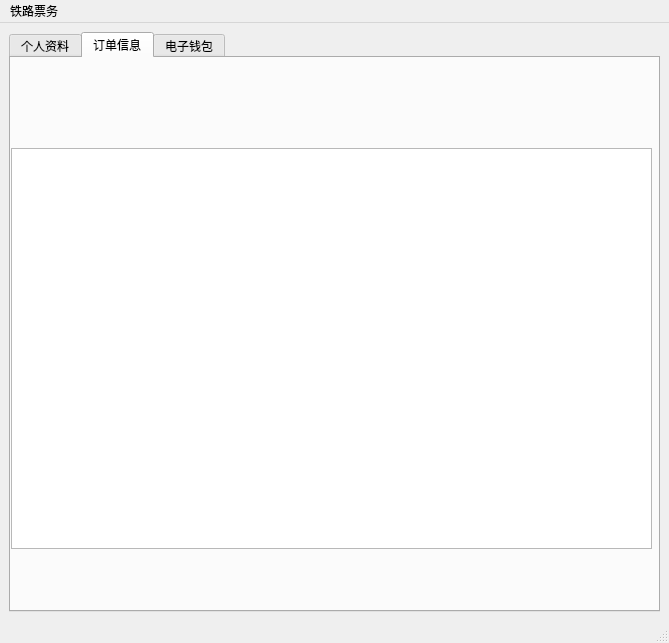
<?xml version="1.0" encoding="UTF-8"?>
<ui version="4.0">
 <class>info</class>
 <widget class="QMainWindow" name="info">
  <property name="geometry">
   <rect>
    <x>0</x>
    <y>0</y>
    <width>669</width>
    <height>643</height>
   </rect>
  </property>
  <property name="windowTitle">
   <string>MainWindow</string>
  </property>
  <widget class="QWidget" name="centralwidget">
   <layout class="QGridLayout" name="gridLayout">
    <item row="0" column="0">
     <widget class="QTabWidget" name="tabWidget">
      <property name="currentIndex">
       <number>1</number>
      </property>
      <widget class="QWidget" name="tab">
       <property name="enabled">
        <bool>true</bool>
       </property>
       <attribute name="title">
        <string>个人资料</string>
       </attribute>
       <widget class="QWidget" name="verticalLayoutWidget_4">
        <property name="geometry">
         <rect>
          <x>30</x>
          <y>0</y>
          <width>571</width>
          <height>511</height>
         </rect>
        </property>
        <layout class="QVBoxLayout" name="verticalLayout_4">
         <item>
          <layout class="QHBoxLayout" name="horizontalLayout_12">
           <item>
            <spacer name="horizontalSpacer_12">
             <property name="orientation">
              <enum>Qt::Horizontal</enum>
             </property>
             <property name="sizeHint" stdset="0">
              <size>
               <width>40</width>
               <height>20</height>
              </size>
             </property>
            </spacer>
           </item>
           <item>
            <layout class="QVBoxLayout" name="verticalLayout_3">
             <item>
              <spacer name="verticalSpacer_2">
               <property name="orientation">
                <enum>Qt::Vertical</enum>
               </property>
               <property name="sizeHint" stdset="0">
                <size>
                 <width>20</width>
                 <height>40</height>
                </size>
               </property>
              </spacer>
             </item>
             <item>
              <layout class="QVBoxLayout" name="verticalLayout">
               <item>
                <layout class="QHBoxLayout" name="horizontalLayout">
                 <item>
                  <widget class="QLabel" name="label">
                   <property name="text">
                    <string>账号</string>
                   </property>
                  </widget>
                 </item>
                 <item>
                  <widget class="QLabel" name="label_10">
                   <property name="text">
                    <string>TextLabel</string>
                   </property>
                  </widget>
                 </item>
                 <item>
                  <spacer name="horizontalSpacer_23">
                   <property name="orientation">
                    <enum>Qt::Horizontal</enum>
                   </property>
                   <property name="sizeHint" stdset="0">
                    <size>
                     <width>40</width>
                     <height>20</height>
                    </size>
                   </property>
                  </spacer>
                 </item>
                </layout>
               </item>
              </layout>
             </item>
             <item>
              <layout class="QVBoxLayout" name="verticalLayout_2">
               <item>
                <layout class="QHBoxLayout" name="horizontalLayout_3">
                 <item>
                  <widget class="QLabel" name="label_3">
                   <property name="text">
                    <string>姓名</string>
                   </property>
                  </widget>
                 </item>
                 <item>
                  <widget class="QLabel" name="label_2">
                   <property name="text">
                    <string>TextLabel</string>
                   </property>
                  </widget>
                 </item>
                 <item>
                  <spacer name="horizontalSpacer_24">
                   <property name="orientation">
                    <enum>Qt::Horizontal</enum>
                   </property>
                   <property name="sizeHint" stdset="0">
                    <size>
                     <width>40</width>
                     <height>20</height>
                    </size>
                   </property>
                  </spacer>
                 </item>
                </layout>
               </item>
               <item>
                <layout class="QHBoxLayout" name="horizontalLayout_4">
                 <item>
                  <widget class="QLabel" name="label_4">
                   <property name="text">
                    <string>性别</string>
                   </property>
                  </widget>
                 </item>
                 <item>
                  <widget class="QLabel" name="label_11">
                   <property name="text">
                    <string>TextLabel</string>
                   </property>
                  </widget>
                 </item>
                 <item>
                  <spacer name="horizontalSpacer_4">
                   <property name="orientation">
                    <enum>Qt::Horizontal</enum>
                   </property>
                   <property name="sizeHint" stdset="0">
                    <size>
                     <width>40</width>
                     <height>20</height>
                    </size>
                   </property>
                  </spacer>
                 </item>
                </layout>
               </item>
               <item>
                <layout class="QHBoxLayout" name="horizontalLayout_5">
                 <item>
                  <widget class="QLabel" name="label_5">
                   <property name="text">
                    <string>生日</string>
                   </property>
                  </widget>
                 </item>
                 <item>
                  <widget class="QLabel" name="label_12">
                   <property name="text">
                    <string>TextLabel</string>
                   </property>
                  </widget>
                 </item>
                 <item>
                  <spacer name="horizontalSpacer_5">
                   <property name="orientation">
                    <enum>Qt::Horizontal</enum>
                   </property>
                   <property name="sizeHint" stdset="0">
                    <size>
                     <width>40</width>
                     <height>20</height>
                    </size>
                   </property>
                  </spacer>
                 </item>
                </layout>
               </item>
               <item>
                <layout class="QHBoxLayout" name="horizontalLayout_6">
                 <item>
                  <widget class="QLabel" name="label_6">
                   <property name="text">
                    <string>证件类型</string>
                   </property>
                  </widget>
                 </item>
                 <item>
                  <widget class="QLabel" name="label_13">
                   <property name="text">
                    <string>TextLabel</string>
                   </property>
                  </widget>
                 </item>
                 <item>
                  <spacer name="horizontalSpacer_6">
                   <property name="orientation">
                    <enum>Qt::Horizontal</enum>
                   </property>
                   <property name="sizeHint" stdset="0">
                    <size>
                     <width>40</width>
                     <height>20</height>
                    </size>
                   </property>
                  </spacer>
                 </item>
                </layout>
               </item>
               <item>
                <layout class="QHBoxLayout" name="horizontalLayout_7">
                 <item>
                  <widget class="QLabel" name="label_7">
                   <property name="text">
                    <string>证件号码</string>
                   </property>
                  </widget>
                 </item>
                 <item>
                  <widget class="QLabel" name="label_14">
                   <property name="text">
                    <string>TextLabel</string>
                   </property>
                  </widget>
                 </item>
                 <item>
                  <spacer name="horizontalSpacer_7">
                   <property name="orientation">
                    <enum>Qt::Horizontal</enum>
                   </property>
                   <property name="sizeHint" stdset="0">
                    <size>
                     <width>40</width>
                     <height>20</height>
                    </size>
                   </property>
                  </spacer>
                 </item>
                </layout>
               </item>
               <item>
                <layout class="QHBoxLayout" name="horizontalLayout_8">
                 <item>
                  <widget class="QLabel" name="label_8">
                   <property name="text">
                    <string>手机号码</string>
                   </property>
                  </widget>
                 </item>
                 <item>
                  <widget class="QLabel" name="label_15">
                   <property name="text">
                    <string>TextLabel</string>
                   </property>
                  </widget>
                 </item>
                 <item>
                  <spacer name="horizontalSpacer_8">
                   <property name="orientation">
                    <enum>Qt::Horizontal</enum>
                   </property>
                   <property name="sizeHint" stdset="0">
                    <size>
                     <width>40</width>
                     <height>20</height>
                    </size>
                   </property>
                  </spacer>
                 </item>
                </layout>
               </item>
               <item>
                <layout class="QHBoxLayout" name="horizontalLayout_9">
                 <item>
                  <widget class="QLabel" name="label_9">
                   <property name="text">
                    <string>是否为学生？</string>
                   </property>
                  </widget>
                 </item>
                 <item>
                  <widget class="QLabel" name="label_16">
                   <property name="text">
                    <string>TextLabel</string>
                   </property>
                  </widget>
                 </item>
                 <item>
                  <spacer name="horizontalSpacer_9">
                   <property name="orientation">
                    <enum>Qt::Horizontal</enum>
                   </property>
                   <property name="sizeHint" stdset="0">
                    <size>
                     <width>40</width>
                     <height>20</height>
                    </size>
                   </property>
                  </spacer>
                 </item>
                </layout>
               </item>
              </layout>
             </item>
             <item>
              <spacer name="verticalSpacer_3">
               <property name="orientation">
                <enum>Qt::Vertical</enum>
               </property>
               <property name="sizeHint" stdset="0">
                <size>
                 <width>20</width>
                 <height>40</height>
                </size>
               </property>
              </spacer>
             </item>
            </layout>
           </item>
           <item>
            <spacer name="horizontalSpacer_13">
             <property name="orientation">
              <enum>Qt::Horizontal</enum>
             </property>
             <property name="sizeHint" stdset="0">
              <size>
               <width>40</width>
               <height>20</height>
              </size>
             </property>
            </spacer>
           </item>
          </layout>
         </item>
         <item>
          <layout class="QHBoxLayout" name="horizontalLayout_11">
           <item>
            <spacer name="horizontalSpacer_11">
             <property name="orientation">
              <enum>Qt::Horizontal</enum>
             </property>
             <property name="sizeHint" stdset="0">
              <size>
               <width>40</width>
               <height>20</height>
              </size>
             </property>
            </spacer>
           </item>
           <item>
            <spacer name="horizontalSpacer_15">
             <property name="orientation">
              <enum>Qt::Horizontal</enum>
             </property>
             <property name="sizeHint" stdset="0">
              <size>
               <width>40</width>
               <height>20</height>
              </size>
             </property>
            </spacer>
           </item>
           <item>
            <widget class="QPushButton" name="pushButton">
             <property name="text">
              <string>修改</string>
             </property>
            </widget>
           </item>
           <item>
            <spacer name="horizontalSpacer_2">
             <property name="orientation">
              <enum>Qt::Horizontal</enum>
             </property>
             <property name="sizeHint" stdset="0">
              <size>
               <width>40</width>
               <height>20</height>
              </size>
             </property>
            </spacer>
           </item>
           <item>
            <widget class="QPushButton" name="pushButton_2">
             <property name="text">
              <string>修改密码</string>
             </property>
            </widget>
           </item>
           <item>
            <spacer name="horizontalSpacer_14">
             <property name="orientation">
              <enum>Qt::Horizontal</enum>
             </property>
             <property name="sizeHint" stdset="0">
              <size>
               <width>40</width>
               <height>20</height>
              </size>
             </property>
            </spacer>
           </item>
          </layout>
         </item>
         <item>
          <spacer name="verticalSpacer_5">
           <property name="orientation">
            <enum>Qt::Vertical</enum>
           </property>
           <property name="sizeHint" stdset="0">
            <size>
             <width>20</width>
             <height>40</height>
            </size>
           </property>
          </spacer>
         </item>
        </layout>
       </widget>
      </widget>
      <widget class="QWidget" name="tab_2">
       <attribute name="title">
        <string>订单信息</string>
       </attribute>
       <widget class="QTableWidget" name="tableWidget">
        <property name="geometry">
         <rect>
          <x>0</x>
          <y>90</y>
          <width>641</width>
          <height>401</height>
         </rect>
        </property>
       </widget>
      </widget>
      <widget class="QWidget" name="tab_3">
       <attribute name="title">
        <string>电子钱包</string>
       </attribute>
       <widget class="QWidget" name="horizontalLayoutWidget">
        <property name="geometry">
         <rect>
          <x>240</x>
          <y>120</y>
          <width>160</width>
          <height>41</height>
         </rect>
        </property>
        <layout class="QHBoxLayout" name="horizontalLayout_2">
         <item>
          <widget class="QLabel" name="label_17">
           <property name="text">
            <string>余额</string>
           </property>
          </widget>
         </item>
         <item>
          <spacer name="horizontalSpacer">
           <property name="orientation">
            <enum>Qt::Horizontal</enum>
           </property>
           <property name="sizeHint" stdset="0">
            <size>
             <width>40</width>
             <height>20</height>
            </size>
           </property>
          </spacer>
         </item>
         <item>
          <widget class="QLabel" name="label_18">
           <property name="text">
            <string>TextLabel</string>
           </property>
          </widget>
         </item>
        </layout>
       </widget>
       <widget class="QPushButton" name="pushButton_3">
        <property name="geometry">
         <rect>
          <x>410</x>
          <y>240</y>
          <width>75</width>
          <height>23</height>
         </rect>
        </property>
        <property name="text">
         <string>充值</string>
        </property>
       </widget>
      </widget>
     </widget>
    </item>
   </layout>
  </widget>
  <widget class="QMenuBar" name="menubar">
   <property name="geometry">
    <rect>
     <x>0</x>
     <y>0</y>
     <width>669</width>
     <height>23</height>
    </rect>
   </property>
   <widget class="QMenu" name="menu">
    <property name="title">
     <string>铁路票务</string>
    </property>
    <addaction name="action_2"/>
    <addaction name="action_3"/>
    <addaction name="action_4"/>
    <addaction name="action_5"/>
   </widget>
   <addaction name="menu"/>
  </widget>
  <widget class="QStatusBar" name="statusbar"/>
  <action name="action">
   <property name="text">
    <string>登陆</string>
   </property>
  </action>
  <action name="action_2">
   <property name="text">
    <string>注销</string>
   </property>
  </action>
  <action name="action_3">
   <property name="text">
    <string>个人主页</string>
   </property>
  </action>
  <action name="action_4">
   <property name="text">
    <string>帮助</string>
   </property>
  </action>
  <action name="action_5">
   <property name="text">
    <string>退出</string>
   </property>
  </action>
 </widget>
 <resources/>
 <connections/>
 <buttongroups>
  <buttongroup name="buttonGroup_student"/>
  <buttongroup name="buttonGroup_gender"/>
 </buttongroups>
</ui>
